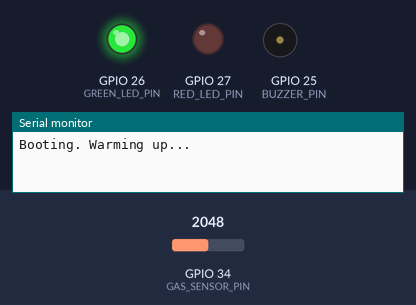
A sketch run on a simulated ESP32. Shown: output pins drawn as LEDs (lit = HIGH), buzzer (waves = sounding, pin HIGH), the last lines printed to the serial monitor. Inputs (shaded band) come from the test bench; at power-on: GPIO 34 (GAS_SENSOR_PIN) = 2048 (analog values on the 0–4095 scale). WiFi joins after 1.5 s; servers stay silent unless stated; uploads are accepted with an empty reply; web services answer with replies made up by the test bench.

Above: at 0.1 s.
At 4.6 s:
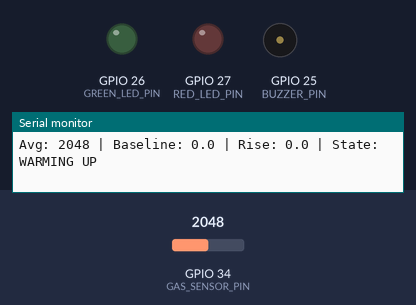
At 17.19 s:
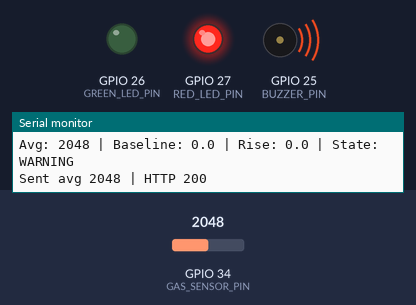
At 39.4 s:
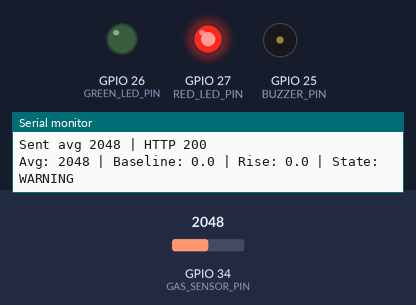
Timing chart, 0 to 40.0 s (numbered marks = the images above):
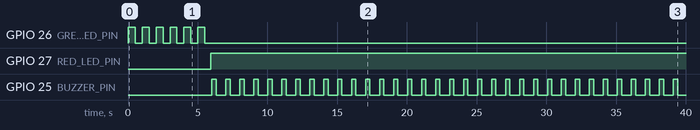

The sketch:

latest_firmware.ino
```cpp
#include <WiFi.h>
#include <WiFiClientSecure.h>
#include <HTTPClient.h>
#include <esp_task_wdt.h>

#define GAS_SENSOR_PIN 34
#define GREEN_LED_PIN 26
#define RED_LED_PIN 27
#define BUZZER_PIN 25

const char* WIFI_SSID = "YOUR WIFI SSID";
const char* WIFI_PASSWORD = "YOUR WIFI PASSWORD";
// const char* SERVER_URL = "YOUR BACKEND URL"; // local host
const char* SERVER_URL = "YOUR BACKEND URL";
const char* API_KEY = "YOUR SECURE API KEY";
const char* TELEGRAM_TOKEN = "YOUR TELEGRAM BOT TOKEN ID";
// const char* TELEGRAM_CHAT_ID = "YOUR TELEGRAM CHATID"; //personalchat
const char* TELEGRAM_CHAT_ID = "YOUR TELEGRAM CHATID"; //groupchat
String pendingTelegramMessage = "";
bool sendTelegramFlag = false;
unsigned long lastTelegramTime = 0;
const unsigned long TELEGRAM_COOLDOWN = 30000;
const char* DEVICE_ID = "gas-node-001";

// ---- Timings ----
const unsigned long SEND_INTERVAL_MS = 10000;  // send data every 10 s
// const unsigned long WARMUP_MS = 10UL * 60UL * 1000UL;       // original warmup time
const unsigned long WARMUP_MS = 10000; //demo warmup time
const int SAMPLES_PER_AVERAGE = 20;  // 20 samples x 100 ms = 2 seconds
const int CONFIRM_COUNT = 3;         // 3 averages in a row = about 6 seconds


const int TRIGGER_RISE = 400;  // alarm on when this far above the baseline
const int CLEAR_RISE = 150;    // alarm off when back within this of the baseline
const int CEILING = 1600;      // alarm whatever the baseline says (backstop for slow leaks)

// ---- Baseline learning ----
const float BASELINE_ALPHA = 0.0006;  // per 2-second average, time constant about 55 minutes
const int FREEZE_MARGIN = 50;         // stop learning when more than this above the baseline
const int BASELINE_MIN = 700;         // outside this band = sensor fault, not a new normal
const int BASELINE_MAX = 1300;

// ---- State ----
bool warning = false;
bool warmedUp = false;
bool baselineFault = false;
unsigned long bootTime = 0;

int highCount = 0;
int lowCount = 0;
long total = 0;
int sampleCount = 0;
float baseline = 0.0;

int recent[30];
int recentIndex = 0;
int recentCount = 0;

// Shared between the alarm loop and the network task
volatile int latestAverage = -1;
volatile bool latestWarning = false;
volatile bool latestFault = false;
volatile bool latestWarmedUp = false;

volatile bool latestSnooze = false;
bool isSnoozed = false;

void networkTask(void* parameter) {
  unsigned long lastSendTime = 0;
  bool lastSentWarning = false;

  while(true) {
    if (WiFi.status() != WL_CONNECTED) {
      WiFi.reconnect();
      unsigned long start = millis();
      while (WiFi.status() != WL_CONNECTED && millis() - start < 8000) {
        vTaskDelay(500 / portTICK_PERIOD_MS);
      }
    }

    if (WiFi.status() == WL_CONNECTED) {


      if (sendTelegramFlag) {
        String messageToSend = pendingTelegramMessage;
        sendTelegramFlag = false;

        WiFiClientSecure secureClient;
        secureClient.setInsecure();

        HTTPClient httpTele;
        String url = String("https://api.telegram.org/bot") + TELEGRAM_TOKEN + "/sendMessage";

        httpTele.begin(secureClient, url);
        httpTele.addHeader("Content-Type", "application/json");

        String telePayload = "{\"chat_id\":\"" + String(TELEGRAM_CHAT_ID) + "\",\"text\":\"" + messageToSend + "\"}";
        int httpCodeTele = httpTele.POST(telePayload);

        Serial.print("Telegram | HTTP ");
        if (httpCodeTele > 0) {
          Serial.println(httpCodeTele);
        } else {
          Serial.println(httpTele.errorToString(httpCodeTele));
        }
        httpTele.end();
      }


      int avg = latestAverage;
      bool warn = latestWarning;
      bool fault = latestFault;
      bool isWarm = latestWarmedUp;
      bool timeToSend = (millis() - lastSendTime >= SEND_INTERVAL_MS);
      bool stateChanged = (warn != lastSentWarning);

      if (avg >= 0 && (timeToSend || stateChanged)) {
        HTTPClient http;
        http.begin(SERVER_URL);
        http.addHeader("Content-Type", "application/json");
        http.addHeader("x-api-key", API_KEY);
        http.setTimeout(5000);

        String currentStatus;
        if (warn) currentStatus = "WARNING";
        else if (!isWarm) currentStatus = "WARMING_UP";
        else if (fault) currentStatus = "FAULT";
        else currentStatus = "NORMAL";

        String payload = "{\"deviceId\":\"" + String(DEVICE_ID) +
                         "\",\"gasRaw\":" + String(avg) +
                         ",\"alertStatus\":\"" + currentStatus + "\"}";

        int httpCode = http.POST(payload);
        Serial.print("Sent avg ");
        Serial.print(avg);
        Serial.print(" | HTTP ");

        if (httpCode > 0) {
          Serial.println(httpCode);
          String response = http.getString();
          if (response.indexOf("\"snooze\":true") > 0 || response.indexOf("\"snooze\": true") > 0) {
            latestSnooze = true;
          } else {
            latestSnooze = false;
          }
        } else {
          Serial.println(http.errorToString(httpCode));
        }
        http.end();

        lastSendTime = millis();
        lastSentWarning = warn;
      }
    }
    vTaskDelay(500 / portTICK_PERIOD_MS);
  }
}

void handleAverage(int average) {
  recent[recentIndex] = average;
  recentIndex = (recentIndex + 1) % 30;
  if (recentCount < 30) recentCount++;

  if (!warmedUp && millis() - bootTime >= WARMUP_MS && recentCount == 30) {
    long sum = 0;
    for (int i = 0; i < 30; i++) sum += recent[i];
    baseline = sum / 30.0;
    warmedUp = true;
    Serial.print("Warm-up complete. Baseline = ");
    Serial.println(baseline, 1);
  }

  float rise = warmedUp ? (average - baseline) : 0;
  bool overCeiling = average > CEILING;
  bool overTrigger = warmedUp && rise > TRIGGER_RISE;

  if (!warning) {
    if (overTrigger || overCeiling) highCount++;
    else highCount = 0;

    if (highCount >= CONFIRM_COUNT) {
      warning = true;
      lowCount = 0;
      if (millis() - lastTelegramTime > TELEGRAM_COOLDOWN) {
        pendingTelegramMessage = "🚨 AIRGUARD WARNING: Gas Level crossed threshold. Current reading: " + String(average);
        sendTelegramFlag = true;
        lastTelegramTime = millis();
      }
    }
  } else {
    bool canClear = (average < CEILING) && (!warmedUp || rise < CLEAR_RISE);
    if (canClear) lowCount++;
    else lowCount = 0;

    if (lowCount >= CONFIRM_COUNT) {
      warning = false;
      highCount = 0;
      pendingTelegramMessage = "✅ AIRGUARD SAFE: Gas levels have returned to normal. Alarm cleared.";
      sendTelegramFlag = true;
    }
  }

  if (warmedUp && !warning && rise < FREEZE_MARGIN) {
    baseline += BASELINE_ALPHA * (average - baseline);
  }

  baselineFault = warmedUp && (baseline < BASELINE_MIN || baseline > BASELINE_MAX);

  static bool faultNotified = false;
  if (baselineFault && !faultNotified) {
    pendingTelegramMessage = "⚠️ AIRGUARD FAULT: Sensor baseline drifted out of bounds (" + String(baseline, 1) + "). Hardware inspection needed.";
    sendTelegramFlag = true;
    faultNotified = true;
  } else if (!baselineFault && faultNotified) {
    faultNotified = false;
  }

  latestAverage = average;
  latestWarning = warning;
  latestFault = baselineFault;
  latestWarmedUp = warmedUp;

  Serial.print("Avg: ");
  Serial.print(average);
  Serial.print(" | Baseline: ");
  Serial.print(baseline, 1);
  Serial.print(" | Rise: ");
  Serial.print(rise, 1);
  Serial.print(" | State: ");
  Serial.println(warning ? "WARNING" : (warmedUp ? "NORMAL" : "WARMING UP"));
}

void updateOutputs() {
  unsigned long now = millis();
  bool green = false;
  bool red = false;
  bool beep = false;

  isSnoozed = latestSnooze;
  if (warning) {
    red = true;
    beep = (!isSnoozed) && ((now % 1000) < 300);
  } else if (!warmedUp) {
    green = ((now / 500) % 2) == 0;  // slow green blink = warming up
  } else if (baselineFault) {
    red = ((now / 250) % 2) == 0;  // fast red blink = sensor fault
  } else {
    green = true;
  }

  digitalWrite(GREEN_LED_PIN, green ? HIGH : LOW);
  digitalWrite(RED_LED_PIN, red ? HIGH : LOW);
  digitalWrite(BUZZER_PIN, beep ? HIGH : LOW);
}

void setup() {
  Serial.begin(115200);
  analogReadResolution(12);
  analogSetPinAttenuation(GAS_SENSOR_PIN, ADC_11db);

  esp_task_wdt_config_t wdt_config = {
    .timeout_ms = 5000,
    .idle_core_mask = 0,
    .trigger_panic = true
  };
  esp_task_wdt_init(&wdt_config);
  esp_task_wdt_add(NULL);

  pinMode(GREEN_LED_PIN, OUTPUT);
  pinMode(RED_LED_PIN, OUTPUT);
  pinMode(BUZZER_PIN, OUTPUT);
  digitalWrite(BUZZER_PIN, LOW);

  bootTime = millis();

  WiFi.mode(WIFI_STA);
  WiFi.begin(WIFI_SSID, WIFI_PASSWORD);

  xTaskCreatePinnedToCore(networkTask, "network", 8192, NULL, 1, NULL, 0);
  pendingTelegramMessage = "✅ AirGuard Hardware Booted and Online!";
  sendTelegramFlag = true;
  Serial.println("Booting. Warming up...");
}

void loop() {
  total += analogRead(GAS_SENSOR_PIN);
  sampleCount++;

  if (sampleCount >= SAMPLES_PER_AVERAGE) {
    int average = total / SAMPLES_PER_AVERAGE;
    total = 0;
    sampleCount = 0;
    handleAverage(average);
  }

  updateOutputs();
  esp_task_wdt_reset();
  delay(100);
}
```

Measured:
- by itself, GPIO 26 (GREEN_LED_PIN): alternates HIGH for 0.50 s and LOW for 0.50 s, 12 changes in all, then stays LOW
- by itself, GPIO 27 (RED_LED_PIN): LOW → HIGH at 5.9 s
- by itself, GPIO 25 (BUZZER_PIN): LOW → HIGH at 6.0 s, → LOW 0.30 s later, → HIGH 0.70 s later, → LOW 0.30 s later, … (68 changes in this stretch)
